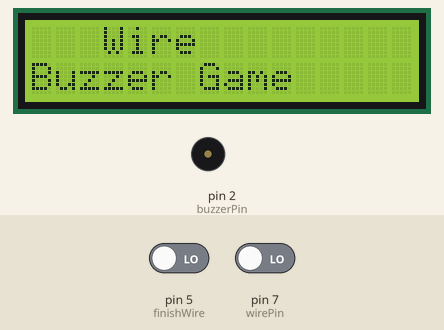
A sketch run on a simulated Arduino Uno, built with avr-gcc and run on an emulated ATmega328P. Parts: 16×2 character LCD, buzzer (waves = sounding, pin HIGH). The test bench sets the inputs (shaded band); at power-on: pin 7 (wirePin) LOW, pin 5 (finishWire) LOW. What the sketch prints to the serial monitor is not drawn.

Above: at 1.2 s.
1.3 s: pin 7 (wirePin) driven HIGH
At 2.8 s:
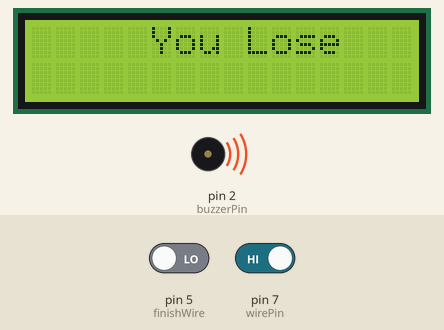
3.1 s: pin 5 (finishWire) driven HIGH and pin 7 (wirePin) driven LOW
6.1 s: pin 5 (finishWire) driven LOW
At 8.1 s:
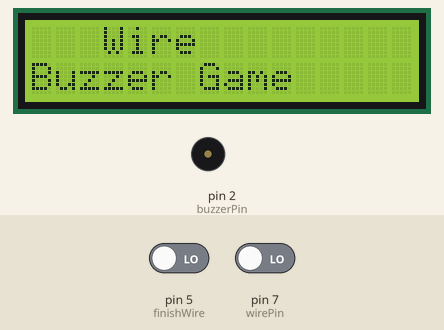
8.4 s: pin 5 (finishWire) driven HIGH
At 9.8 s:
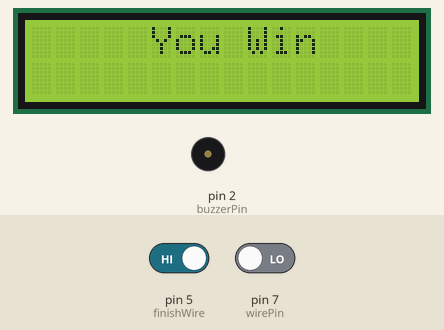
Timing chart, 0 to 11.3 s (numbered marks = the images above; inputs shaded):
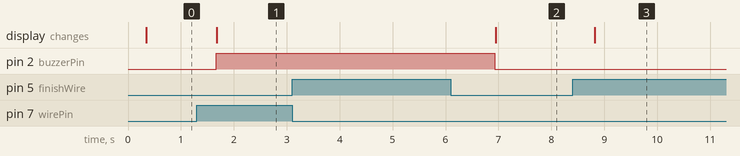

The sketch:

Wire_Buzz_Game.ino
```cpp
#include <LiquidCrystal_I2C.h>

LiquidCrystal_I2C lcd(0x27, 16, 2); // I2C address 0x27, 16 column and 2 rows

int buzzerPin = 2;
int wirePin = 7;
int finishWire = 5;

void setup()
{
  lcd.init(); // initialize the lcd
  lcd.backlight();
  pinMode(buzzerPin, OUTPUT);
  pinMode(wirePin, INPUT);
  pinMode(finishWire, INPUT);
  Serial.begin(9600);

    lcd.clear();                 // clear display
  lcd.setCursor(5, 0);         // move cursor to   (0, 0)
  lcd.print("Welcome");        // print message at (0, 0)
  lcd.setCursor(2, 1);         // move cursor to   (2, 1)

}

void loop()
{
  int wireVal = digitalRead(wirePin);
  int finishWireVal = digitalRead(finishWire);
  Serial.print("wireVal: ");
  Serial.println(wireVal);
   Serial.print("finish: ");
  Serial.println(finishWireVal);
  delay(250);
//  lcd.clear();                 // clear display
//  lcd.setCursor(5, 0);         // move cursor to   (0, 0)
//  lcd.print("Welcome");        // print message at (0, 0)
//  lcd.setCursor(2, 1);         // move cursor to   (2, 1)
//  lcd.print(""); // print message at (2, 1)
//  delay(5000);                 // display the above for two seconds
//
//  lcd.clear();                  // clear display
//  lcd.setCursor(3, 0);          // move cursor to   (3, 0)
//  lcd.print("Wire");        // print message at (3, 0)
//  lcd.setCursor(0, 1);          // move cursor to   (0, 1)
//  lcd.print("Buzzer Game"); // print message at (0, 1)
//  delay(2000);
// display the above for two seconds

if(finishWireVal == HIGH) {
    digitalWrite(buzzerPin, LOW);
      lcd.clear();                 // clear display
  lcd.setCursor(5, 0);         // move cursor to   (0, 0)
  lcd.print("You Win");
  delay(5000);
  }
//  else {
//      lcd.clear();                  // clear display
//  lcd.setCursor(3, 0);          // move cursor to   (3, 0)
//  lcd.print("Wire");        // print message at (3, 0)
//  lcd.setCursor(0, 1);          // move cursor to   (0, 1)
//  lcd.print("Buzzer Game");
//  }

  if(wireVal == HIGH) {
    digitalWrite(buzzerPin, HIGH);
      lcd.clear();                 // clear display
  lcd.setCursor(5, 0);         // move cursor to   (0, 0)
  lcd.print("You Lose");
  delay(5000);

  }
  else {
    digitalWrite(buzzerPin, LOW);
      lcd.clear();                  // clear display
  lcd.setCursor(3, 0);          // move cursor to   (3, 0)
  lcd.print("Wire");        // print message at (3, 0)
  lcd.setCursor(0, 1);          // move cursor to   (0, 1)
  lcd.print("Buzzer Game");
  }
}
```

Measured:
- after the input at 1.3 s, pin 2 (buzzerPin): LOW → HIGH after 0.37 s; the display: changes after 0.38 s (image 1)
- after the input at 3.1 s, every drawn part: stays the same
- after the input at 6.1 s, the display: changes after 0.85 s (image 2)
- after the input at 8.4 s, the display: changes after 0.42 s (image 3)
